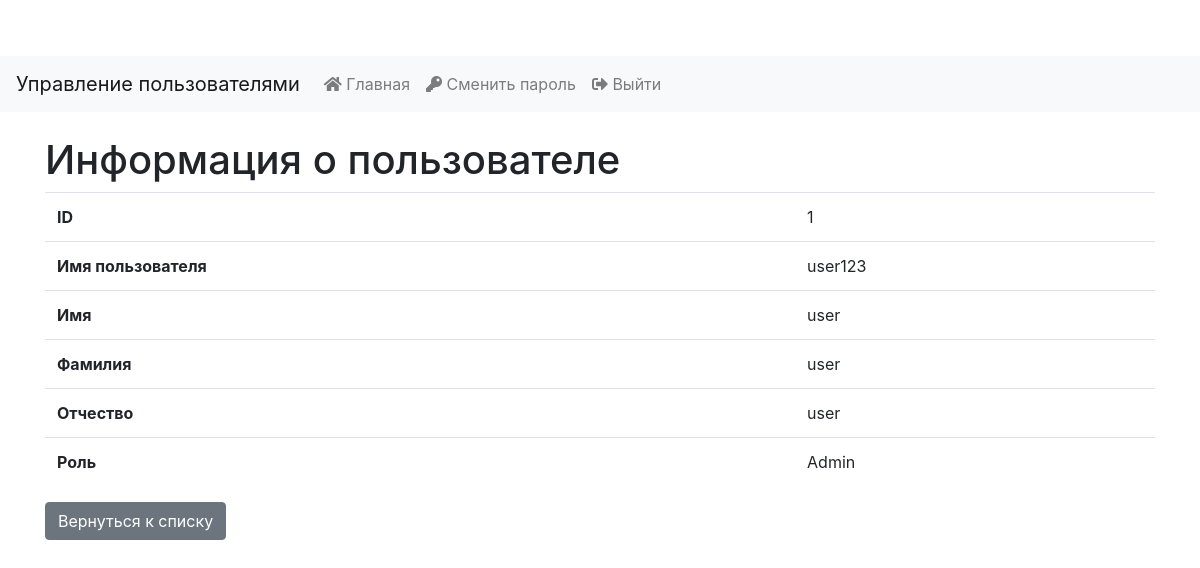
Screenshot of /user/1 (signed in) with the database file from the repository.
### models.py (models this page shows, shortened)
class User(UserMixin, db.Model):
    id = db.Column(db.Integer, primary_key=True)
    username = db.Column(db.String(64), unique=True, nullable=False)
    password = db.Column(db.String(128), nullable=False)
    first_name = db.Column(db.String(64))
    last_name = db.Column(db.String(64))
    middle_name = db.Column(db.String(64))
    role_id = db.Column(db.Integer, db.ForeignKey('role.id'), nullable=False)
    role = db.relationship('Role', backref=db.backref('users', lazy=True))
    def has_role(self, role_name):
        return self.role.name == role_name

class Role(db.Model):
    id = db.Column(db.Integer, primary_key=True)
    name = db.Column(db.String(64), unique=True, nullable=False)
    description = db.Column(db.String(255))

### app.py (the view)
@app.route('/user/<int:user_id>')
def user_details(user_id):
    user = db.session.get(User, user_id)
    if user:
        return render_template('user_details.html', user=user)
    else:
        flash('Пользователь не найден.', 'error')
        return redirect(url_for('index'))

### app.py (called while the page is built)
@login_manager.user_loader
def load_user(user_id):
    return User.query.get(int(user_id))

@app.before_request
def log_visit():
    if not db.inspect(db.engine).has_table('visit_log'):
        return
    path = request.path
    user_id = current_user.is_authenticated and current_user.id or None
    visit_log = VisitLog(path=path, user_id=user_id)
    db.session.add(visit_log)
    db.session.commit()

### templates/user_details.html
{% extends 'base.html' %}
{% block content %}
    <h1>Информация о пользователе</h1>
    <table class="table">
        <tbody>
            <tr>
                <th>ID</th>
                <td>{{ user.id }}</td>
            </tr>
            <tr>
                <th>Имя пользователя</th>
                <td>{{ user.username }}</td>
            </tr>
            <tr>
                <th>Имя</th>
                <td>{{ user.first_name or 'Не указано' }}</td>
            </tr>
            <tr>
                <th>Фамилия</th>
                <td>{{ user.last_name or 'Не указана' }}</td>
            </tr>
            <tr>
                <th>Отчество</th>
                <td>{{ user.middle_name or 'Не указано' }}</td>
            </tr>
            <tr>
                <th>Роль</th>
                <td>{{ user.role.name or 'Не указана' }}</td>
            </tr>
        </tbody>
    </table>
    <a href="{{ url_for('index') }}" class="btn btn-secondary">Вернуться к списку</a>
{% endblock %}

### static/style.css (style rules this page uses)
body { padding-top: 56px; }
.table td, .table th { vertical-align: middle; }

### rows the page displays
User: id "1", username "user123", first_name "user", last_name "user", middle_name "user"
Role: role "Admin"
